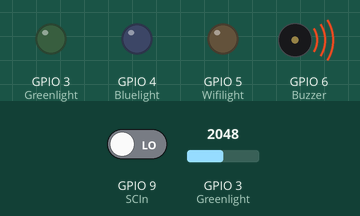
Simulated run of this sketch. Board: ESP32-S3. Shown: output pins drawn as LEDs (lit = HIGH), buzzer (waves = sounding, pin HIGH). The inputs (shaded band) are chosen by the test bench; at power-on: GPIO 3 (Greenlight) = 2048, GPIO 9 (SCIn) LOW. WiFi joins after 1.5 s; servers stay silent unless stated.

Above: at 8.2 s.
8.3 s: GPIO 3 (Greenlight) set to 226
18.0 s: GPIO 3 (Greenlight) set to 192
At 21.0 s:
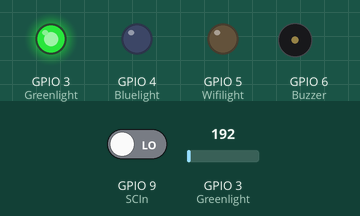
30.0 s: GPIO 9 (SCIn) driven HIGH
At 37.4 s:
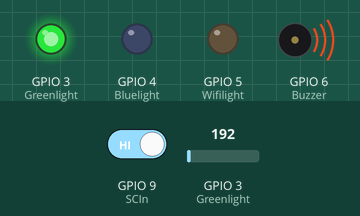
38.5 s: GPIO 3 (Greenlight) set to 491
At 49.5 s:
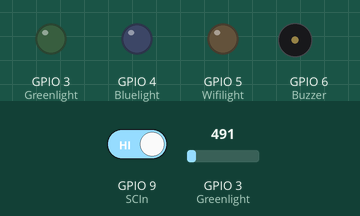
52.5 s: GPIO 3 (Greenlight) set to 164
At 61.8 s:
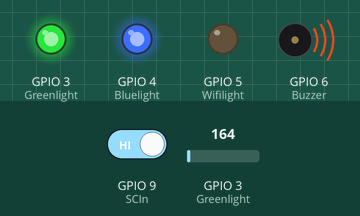
Timing chart, 0 to 63.5 s (numbered marks = the images above; inputs shaded):
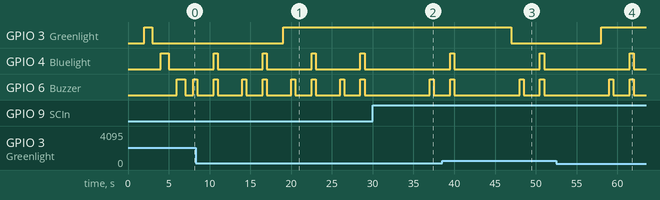

The sketch:

ValveControl__Open_Source_.ino
```cpp
/**
 *       !!!Work in Progress!!! Code is unfinished as of now
 *       RTC circuits and the Wifi support is yet to be added
 *
 *         IMPORTANT The warning sequnces are not self-reseting
 *       when they notice changes, the reset button must be pressed!
 *            The open / close cycles are self-reseting
 */

#include <WiFi.h> // Includes the Wifi Library

// The lights and buzzer
#define Redlight 2 // Red, Green and Blue lights outputs defined here
#define Greenlight 3
#define Bluelight 4
#define Wifilight 5 // The Wifi is connected / ON light
#define Buzzer 6    // Defines the buzzer (summer)

// The sensors and the valve
#define SCIn 9            // The Arduinos input from the sensorcontrol (recives both warnings for water leakage and sensor problems
#define MoistureSensor 8  // The moisture sensor senses if there is a leak and gives a signal if detects it. (Sends signal over the 433 Mhz band)
#define PressureSensor A1 // The Pressure sensor (potentiometer)
#define Watervalve 0      // This valve controlls the waterflow in the house's system. (I testbänken är den här reläet)

// The 433 Mhz reciver and Wifi contacts (Wifi still yet to come)
#define rfReceivePin A2 //RF Receiver pin = Analog pin 0

#define IsPhoneConnected 11 //I only used this to "simulate" a phone being connected to the Arduino. Replace this with the code to monitor if the phone is connected and in the house

int Pressure = 0;
int RuntimeCounter = 0;

// This part is for the 433 Mhz reciver
unsigned int data = 0; // variable used to store received data

int MaxValue = 204; //lower threshold value, adjust this to get the right treshold for the transmitter

//This is for the Wifi Shield
char ssid[] = "WriteTheNameOfTheNetworkHere"; //  your network SSID (name)
char pass[] = "PasswordGoesHere";             // your network password
int status = WL_IDLE_STATUS;                  // the Wifi radio's status

void setup()
{
  // put your setup code here, to run once:

  pinMode(Redlight, OUTPUT); // Sets the outputs for the RGB Light, Red - Green - Blue
  pinMode(Greenlight, OUTPUT);
  pinMode(Bluelight, OUTPUT);
  pinMode(Wifilight, OUTPUT);
  pinMode(Buzzer, OUTPUT); // The buzzer that sounds if problems occur

  pinMode(SCIn, INPUT);           // Input from the sensor control
  pinMode(MoistureSensor, INPUT); //This will be connected with the 433 Mhz reciver
  pinMode(PressureSensor, INPUT);

  pinMode(IsPhoneConnected, INPUT); //Simulates a connected phone, remove this when making the wifi connection parts

  digitalWrite(Redlight, HIGH); // This tests the whole RGB range and the buzzer with 1 second increments
  delay(1000);
  digitalWrite(Redlight, LOW);
  delay(1000);
  digitalWrite(Greenlight, HIGH);
  delay(1000);
  digitalWrite(Greenlight, LOW);
  delay(1000);
  digitalWrite(Bluelight, HIGH);
  delay(1000);
  digitalWrite(Bluelight, LOW);
  delay(1000);
  digitalWrite(Buzzer, HIGH);
  delay(1000);
  digitalWrite(Buzzer, LOW);

  status = WiFi.begin(ssid, pass); //Initializes the WIFI connection
}

// The segments below are the different functions called on to do light loops or open / close actions
void Open()
{                                 // The sequnce of commands to run when wanting to open the valve
  digitalWrite(Redlight, LOW);    // Turns of the red "closed" light
  digitalWrite(Watervalve, HIGH); // The command to open the valve
  digitalWrite(Greenlight, HIGH); // The green light blink sequnce, runs for 1 second
  delay(250);
  digitalWrite(Greenlight, LOW);
  delay(250);
  digitalWrite(Greenlight, HIGH);
  delay(250);
  digitalWrite(Greenlight, LOW);
  delay(250);
  digitalWrite(Watervalve, LOW);
  digitalWrite(Greenlight, HIGH);
}

void Close()
{                                 // Call this code to close the valve
  digitalWrite(Greenlight, LOW);  // Turns off the green "open" light
  digitalWrite(Watervalve, HIGH); // The command to close the valve
  digitalWrite(Redlight, HIGH);   // The red light blink sequnce, runs for 1 second
  delay(250);
  digitalWrite(Redlight, LOW);
  delay(250);
  digitalWrite(Redlight, HIGH);
  delay(250);
  digitalWrite(Redlight, LOW);
  delay(250);
  digitalWrite(Watervalve, LOW);
  digitalWrite(Redlight, HIGH);
}

void Pressure_Warning()
{                               // This function will be called if the Pressure sensor gives an alert
  digitalWrite(Redlight, HIGH); // Turns the red light on for half a second
  digitalWrite(Buzzer, HIGH);   // Sounds the buzzer for 0.5 seconds, quiet 2 seconds
  delay(500);
  digitalWrite(Redlight, LOW);
  digitalWrite(Buzzer, LOW);
  delay(2000);
  digitalWrite(Bluelight, HIGH);
  // Turns the blue light on for half a second
  digitalWrite(Buzzer, HIGH);
  delay(500);
  digitalWrite(Bluelight, LOW);
  digitalWrite(Buzzer, LOW);
  delay(2000);
}

void Sensor_Failure()
{ // This function is called on if the senor fails
  digitalWrite(Redlight, HIGH);
  delay(2000);
  digitalWrite(Redlight, LOW);
  delay(2000);
}

void Moisture_Warning()
{
  digitalWrite(Buzzer, HIGH); // Sounds the buzzer for 0.5 seconds, quiet 2 seconds
  delay(500);
  digitalWrite(Buzzer, LOW);
  delay(2000);
  digitalWrite(Buzzer, HIGH);
  delay(500);
  digitalWrite(Buzzer, LOW);
  delay(2000);
}

void loop()
{
  // put your main code here, to run repeatedly:

  /*
 * This is where the code for the Wifi and the RTC (RealTimeClock)goes.
 *
 */

  float data = analogRead(rfReceivePin); //listen for data on Analog pin 0
  // These 2 "if's" are only for testing of the 433mhz reciver
  if (data > MaxValue)
  {
    digitalWrite(Greenlight, LOW); //If a LOW signal is received, turn LED OFF
  }

  if (data < MaxValue)
  {
    digitalWrite(Greenlight, HIGH); //If a HIGH signal is received, turn LED ON
  }

  // This code checks the moisture sensor, and activates if the sensor returns a positive
  if (MoistureSensor == HIGH)
  { // Checks the sensors feedback, this would be the signal from the 433mhz reciver
    for (RuntimeCounter = 0; RuntimeCounter < 1; RuntimeCounter++)
    {                                 // This limits the time this "if" can run to 1 time. If this would loop, then the valve would open and close repeatedly
      digitalWrite(Watervalve, HIGH); // This closes the valve
      delay(1000);
      digitalWrite(Watervalve, HIGH);
    }
    Moisture_Warning();
  }

  // The code below checks if the phone has left the building
  /* bool PhoneInHouse = digitalRead (IsPhoneConnected);   //I only used this to show how we would code the function that checks if the phone is in the house, and activates if it leaves the house
if (PhoneInHouse == 0) {      // Activates if the phone leaves the house.
  delay(3000000);           // Waits for 5 minutes
          if (PhoneInHouse == 0){         //Checks again after 5 minutes to see if the phone is out of the house
              Close();
              delay(2000);
              int Pressure = analogRead(PressureSensor);      //This creates a integer called "Pressure" and inserts the value from the Pressure Sensor into it
               /*  The highest pressure from the pressure sensor is 1023
                *  682 is 2/3 of 1023, which means that if this number is reached, the pressure sensor is messuring a pressure loss of 30% or higher
                *  That means there is a leak somewhere in the system
                *  204 = 1v;
          }
}*/

  // The code below is for the different fail scenarios, like pressure sensor failure
  if (Pressure < 682)
  { //This checks the integer "Pressure", and activates if the value is 682 or lower
    for (RuntimeCounter = 0; RuntimeCounter < 1; RuntimeCounter++)
    {                                 // This limits the time this "if" can run to 1 time. If this would loop, then the valve would open and close repeatedly
      digitalWrite(Watervalve, HIGH); // This closes the valve
      delay(1000);
      digitalWrite(Watervalve, LOW);
    }
    Pressure_Warning(); // Calls for the red/blue warning light loop
  }

  if (digitalRead(SCIn) == HIGH)
  { // Monitors the status of the sensor, activates if a fail message is recived
    for (RuntimeCounter = 0; RuntimeCounter < 1; RuntimeCounter++)
    {                                 // This limits the time this "if" can run to 1 time. If this would loop, then the valve would open and close repeatedly
      digitalWrite(Watervalve, HIGH); // This closes the valve
      delay(1000);
      digitalWrite(Watervalve, LOW);
    }
    Sensor_Failure(); // Calls for the red warning light loop
  }
}
```

Measured:
- the behaviour switches between 204 and 203 on GPIO 3 (Greenlight) (found by bisection; images 0 and 1)
- after the input at 18.0 s, GPIO 3 (Greenlight): LOW → HIGH after 1.0 s
- after the input at 30.0 s, GPIO 4 (Bluelight): stays LOW (without the input it goes to HIGH after 4.5 s)
- after the input at 38.5 s, GPIO 3 (Greenlight): HIGH → LOW after 8.5 s
- after the input at 52.5 s, GPIO 3 (Greenlight): LOW → HIGH after 5.5 s
- by itself, GPIO 4 (Bluelight): alternates HIGH for 0.50 s and LOW for 5.5 s
